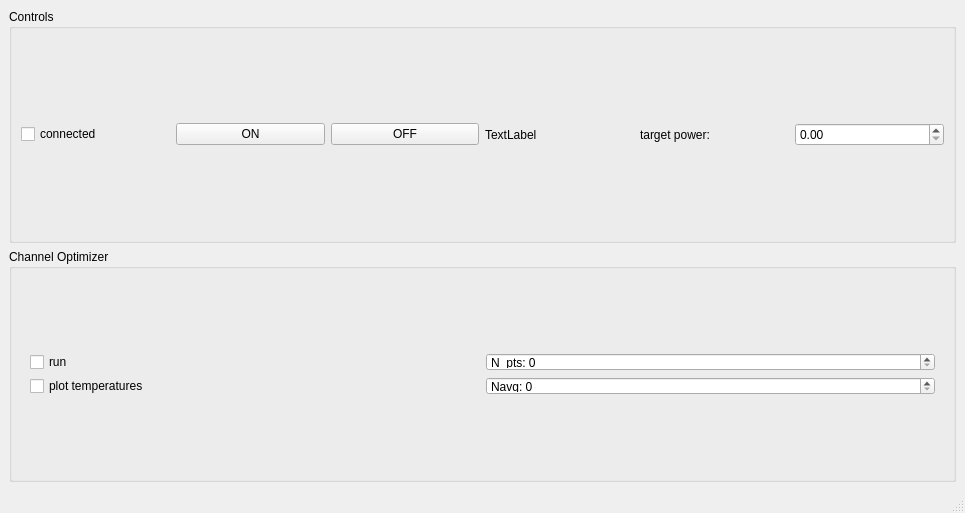
<?xml version="1.0" encoding="UTF-8"?>
<ui version="4.0">
 <class>hydraharp_mainWindow</class>
 <widget class="QMainWindow" name="hydraharp_mainWindow">
  <property name="geometry">
   <rect>
    <x>0</x>
    <y>0</y>
    <width>965</width>
    <height>513</height>
   </rect>
  </property>
  <property name="acceptDrops">
   <bool>false</bool>
  </property>
  <property name="windowTitle">
   <string>Simple XY Scan</string>
  </property>
  <widget class="QWidget" name="centralwidget">
   <layout class="QVBoxLayout" name="verticalLayout">
    <item>
     <widget class="QGroupBox" name="hydraharp_modules">
      <property name="maximumSize">
       <size>
        <width>16777215</width>
        <height>380</height>
       </size>
      </property>
      <property name="title">
       <string>Controls</string>
      </property>
      <property name="flat">
       <bool>true</bool>
      </property>
      <property name="checkable">
       <bool>false</bool>
      </property>
      <property name="checked">
       <bool>false</bool>
      </property>
      <layout class="QHBoxLayout" name="modules_layout">
       <item>
        <widget class="QCheckBox" name="connected_checkBox">
         <property name="text">
          <string>connected</string>
         </property>
        </widget>
       </item>
       <item>
        <widget class="QPushButton" name="on_pushButton">
         <property name="text">
          <string>ON</string>
         </property>
        </widget>
       </item>
       <item>
        <widget class="QPushButton" name="off_pushButton">
         <property name="text">
          <string>OFF</string>
         </property>
        </widget>
       </item>
       <item>
        <widget class="QLabel" name="status_label">
         <property name="text">
          <string>TextLabel</string>
         </property>
        </widget>
       </item>
       <item>
        <widget class="QLabel" name="label_7">
         <property name="text">
          <string>target power:</string>
         </property>
        </widget>
       </item>
       <item>
        <widget class="QDoubleSpinBox" name="target_power_doubleSpinBox"/>
       </item>
      </layout>
     </widget>
    </item>
    <item>
     <widget class="QGroupBox" name="channel_optimizer_GroupBox">
      <property name="title">
       <string>Channel Optimizer</string>
      </property>
      <property name="alignment">
       <set>Qt::AlignLeading|Qt::AlignLeft|Qt::AlignTop</set>
      </property>
      <property name="flat">
       <bool>true</bool>
      </property>
      <property name="checkable">
       <bool>false</bool>
      </property>
      <layout class="QVBoxLayout" name="channel_optimizer_layout">
       <item>
        <widget class="QFrame" name="optimizer">
         <property name="sizePolicy">
          <sizepolicy hsizetype="Preferred" vsizetype="Maximum">
           <horstretch>0</horstretch>
           <verstretch>0</verstretch>
          </sizepolicy>
         </property>
         <property name="maximumSize">
          <size>
           <width>16777215</width>
           <height>60</height>
          </size>
         </property>
         <property name="sizeIncrement">
          <size>
           <width>0</width>
           <height>1</height>
          </size>
         </property>
         <layout class="QHBoxLayout" name="optimizer_layout">
          <item>
           <layout class="QVBoxLayout" name="B1">
            <item>
             <widget class="QCheckBox" name="run_checkBox">
              <property name="text">
               <string>run</string>
              </property>
             </widget>
            </item>
            <item>
             <widget class="QCheckBox" name="temperature_visible_checkBox">
              <property name="text">
               <string>plot temperatures</string>
              </property>
             </widget>
            </item>
           </layout>
          </item>
          <item>
           <layout class="QVBoxLayout" name="verticalLayout_3">
            <item>
             <widget class="QDoubleSpinBox" name="N_pts_doubleSpinBox">
              <property name="prefix">
               <string>N_pts: </string>
              </property>
              <property name="decimals">
               <number>0</number>
              </property>
             </widget>
            </item>
            <item>
             <widget class="QDoubleSpinBox" name="Navg_doubleSpinBox">
              <property name="prefix">
               <string>Navg: </string>
              </property>
              <property name="decimals">
               <number>0</number>
              </property>
             </widget>
            </item>
           </layout>
          </item>
         </layout>
        </widget>
       </item>
      </layout>
     </widget>
    </item>
   </layout>
  </widget>
  <widget class="QMenuBar" name="menubar">
   <property name="geometry">
    <rect>
     <x>0</x>
     <y>0</y>
     <width>965</width>
     <height>21</height>
    </rect>
   </property>
  </widget>
  <widget class="QStatusBar" name="statusbar">
   <property name="minimumSize">
    <size>
     <width>0</width>
     <height>0</height>
    </size>
   </property>
   <property name="autoFillBackground">
    <bool>false</bool>
   </property>
   <property name="sizeGripEnabled">
    <bool>true</bool>
   </property>
  </widget>
 </widget>
 <resources/>
 <connections/>
</ui>
